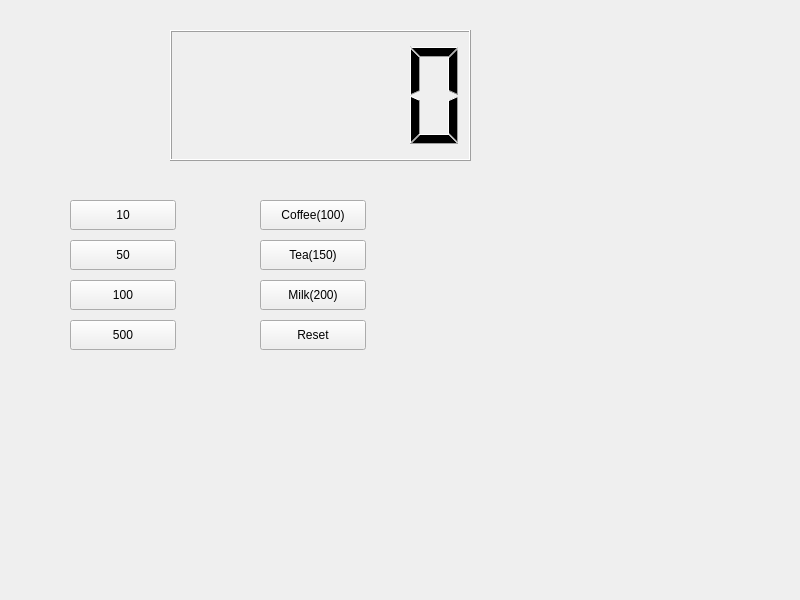
<?xml version="1.0" encoding="UTF-8"?>
<ui version="4.0">
 <class>Widget</class>
 <widget class="QWidget" name="Widget">
  <property name="geometry">
   <rect>
    <x>0</x>
    <y>0</y>
    <width>800</width>
    <height>600</height>
   </rect>
  </property>
  <property name="windowTitle">
   <string>Widget</string>
  </property>
  <widget class="QLCDNumber" name="lcdNumber">
   <property name="geometry">
    <rect>
     <x>170</x>
     <y>30</y>
     <width>301</width>
     <height>131</height>
    </rect>
   </property>
  </widget>
  <widget class="QPushButton" name="pb10">
   <property name="geometry">
    <rect>
     <x>70</x>
     <y>200</y>
     <width>106</width>
     <height>30</height>
    </rect>
   </property>
   <property name="text">
    <string>10</string>
   </property>
  </widget>
  <widget class="QPushButton" name="pb100">
   <property name="geometry">
    <rect>
     <x>70</x>
     <y>280</y>
     <width>106</width>
     <height>30</height>
    </rect>
   </property>
   <property name="text">
    <string>100</string>
   </property>
  </widget>
  <widget class="QPushButton" name="pb50">
   <property name="geometry">
    <rect>
     <x>70</x>
     <y>240</y>
     <width>106</width>
     <height>30</height>
    </rect>
   </property>
   <property name="text">
    <string>50</string>
   </property>
  </widget>
  <widget class="QPushButton" name="pb500">
   <property name="geometry">
    <rect>
     <x>70</x>
     <y>320</y>
     <width>106</width>
     <height>30</height>
    </rect>
   </property>
   <property name="text">
    <string>500</string>
   </property>
  </widget>
  <widget class="QPushButton" name="pbCoffee">
   <property name="geometry">
    <rect>
     <x>260</x>
     <y>200</y>
     <width>106</width>
     <height>30</height>
    </rect>
   </property>
   <property name="text">
    <string>Coffee(100)</string>
   </property>
  </widget>
  <widget class="QPushButton" name="pbTea">
   <property name="geometry">
    <rect>
     <x>260</x>
     <y>240</y>
     <width>106</width>
     <height>30</height>
    </rect>
   </property>
   <property name="text">
    <string>Tea(150)</string>
   </property>
  </widget>
  <widget class="QPushButton" name="pbMilk">
   <property name="geometry">
    <rect>
     <x>260</x>
     <y>280</y>
     <width>106</width>
     <height>30</height>
    </rect>
   </property>
   <property name="text">
    <string>Milk(200)</string>
   </property>
  </widget>
  <widget class="QPushButton" name="pbReset">
   <property name="geometry">
    <rect>
     <x>260</x>
     <y>320</y>
     <width>106</width>
     <height>30</height>
    </rect>
   </property>
   <property name="text">
    <string>Reset</string>
   </property>
  </widget>
 </widget>
 <resources/>
 <connections/>
</ui>
